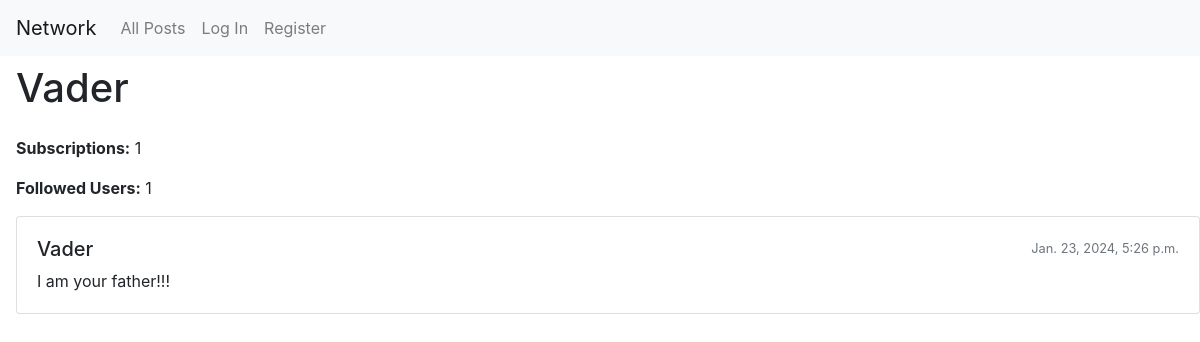
Page /dispay_profile/2 on the committed database.
### network/models.py (models this page shows, shortened)
class User(AbstractUser):
    subscriptions = models.ManyToManyField(
        'self', symmetrical=False, blank=True, related_name='subscribers')

class Posts(models.Model):
    creator = models.ForeignKey(
        User, on_delete=models.CASCADE, related_name='creator')
    post_text = models.TextField(blank=False, null=True)
    date = models.DateTimeField()
    liked_by_users = models.ManyToManyField(
        User, blank=True, related_name='liked_posts')

### network/views.py (the view)
# urls.py: path('dispay_profile/<int:user_id>', views.display_profile, name='display_profile'),
def display_profile(request, user_id):
    user_data = User.objects.get(id=user_id)
    posts = Posts.objects.filter(creator_id = user_id)
    return render(request, "network/profile.html", {
        'posts': posts,
        'user_data': user_data
    })

### network/templates/network/profile.html (shortened to what this page needs)
{% extends "network/layout.html" %}
{% load static %}
{% block body %}
    <div class="mt-2 ml-3">
        <h1 class="mb-4">{{ user_data.username }}</h1>
        <p id='subs'><strong>Subscriptions:</strong> {{ user_data.subscriptions.count }}</p>
        <p id='followsCount' data-initial-count="{{ user_data.subscribers.count }}"><strong>Followed Users:</strong> {{ user_data.subscribers.count }}</p>
        {% for post in posts %}
            <div class="card mb-3">
                <div class="card-body">
                    <div class="d-flex justify-content-between align-items-center mb-2">
                        <div class="d-flex align-items-center">
                            <h5 class="card-title mb-0">{{ post.creator }}</h5>
                        </div>
                        <small class="text-muted">{{ post.date }}</small>
                    </div>
                    <p class="card-text">{{ post.post_text }}</p>
                </div>
            </div>
        {% endfor %}
    </div>
{% endblock %}

### rows in the picture
User: username "Vader", subscriptions.count "1", subscribers.count "1"
Posts: creator "Vader", date "Jan. 23, 2024, 5:26 p.m.", post_text "I am your father!!!"
